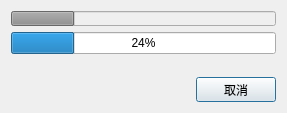
<?xml version="1.0" encoding="UTF-8"?>
<ui version="4.0">
 <class>ipfProgress</class>
 <widget class="QDialog" name="ipfProgress">
  <property name="geometry">
   <rect>
    <x>0</x>
    <y>0</y>
    <width>287</width>
    <height>113</height>
   </rect>
  </property>
  <property name="windowTitle">
   <string>处理进度</string>
  </property>
  <layout class="QVBoxLayout" name="verticalLayout">
   <item>
    <widget class="QProgressBar" name="progressBarChild">
     <property name="enabled">
      <bool>false</bool>
     </property>
     <property name="maximumSize">
      <size>
       <width>16777215</width>
       <height>15</height>
      </size>
     </property>
     <property name="value">
      <number>24</number>
     </property>
     <property name="alignment">
      <set>Qt::AlignCenter</set>
     </property>
     <property name="textVisible">
      <bool>false</bool>
     </property>
     <property name="orientation">
      <enum>Qt::Horizontal</enum>
     </property>
     <property name="invertedAppearance">
      <bool>false</bool>
     </property>
     <property name="textDirection">
      <enum>QProgressBar::TopToBottom</enum>
     </property>
    </widget>
   </item>
   <item>
    <widget class="QProgressBar" name="progressBar">
     <property name="value">
      <number>24</number>
     </property>
     <property name="alignment">
      <set>Qt::AlignCenter</set>
     </property>
    </widget>
   </item>
   <item>
    <spacer name="verticalSpacer">
     <property name="orientation">
      <enum>Qt::Vertical</enum>
     </property>
     <property name="sizeHint" stdset="0">
      <size>
       <width>20</width>
       <height>40</height>
      </size>
     </property>
    </spacer>
   </item>
   <item>
    <layout class="QHBoxLayout" name="horizontalLayout">
     <item>
      <spacer name="horizontalSpacer">
       <property name="orientation">
        <enum>Qt::Horizontal</enum>
       </property>
       <property name="sizeHint" stdset="0">
        <size>
         <width>40</width>
         <height>20</height>
        </size>
       </property>
      </spacer>
     </item>
     <item>
      <widget class="QPushButton" name="pushButton">
       <property name="minimumSize">
        <size>
         <width>75</width>
         <height>25</height>
        </size>
       </property>
       <property name="text">
        <string>取消</string>
       </property>
      </widget>
     </item>
    </layout>
   </item>
  </layout>
 </widget>
 <layoutdefault spacing="6" margin="11"/>
 <resources/>
 <connections/>
</ui>
